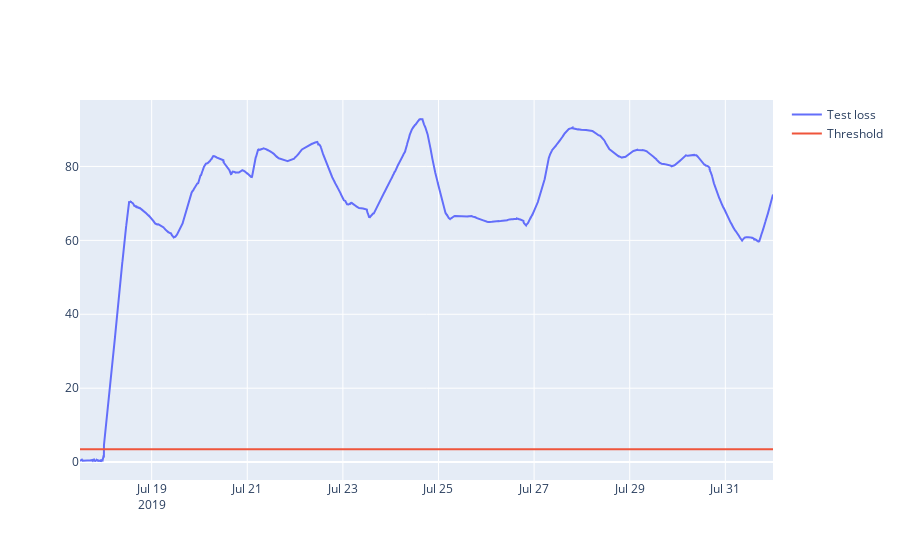

Notebook code cell kept with this figure:
### Code cell
test_score_df = pd.DataFrame(test[TIME_STEPS:])
test_score_df['loss'] = test_mae_loss
test_score_df['threshold'] = threshold
test_score_df['anomaly'] = test_score_df['loss'] > test_score_df['threshold']
test_score_df['HTI889B'] = test[TIME_STEPS:]['HTI889B']

fig = go.Figure()
fig.add_trace(go.Scatter(x=test_score_df.index, y=test_score_df['loss'], name='Test loss'))
fig.add_trace(go.Scatter(x=test_score_df.index, y=test_score_df['threshold'], name='Threshold'))

### Figure 1 — Plotly figure (JSON) as saved in the notebook; plotly's stock layout.template omitted (floating-point values rounded to 4 significant figures; data arrays with more than 128 entries replaced by an {"elided": "..."} marker saying what was removed)
{"data": [{"name": "Test loss", "type": "scatter", "x": {"elided": "7132 str values"}, "y": {"elided": "7132 float values"}}, {"name": "Threshold", "type": "scatter", "x": {"elided": "7132 str values"}, "y": {"elided": "7132 float values"}}], "layout": {}}
